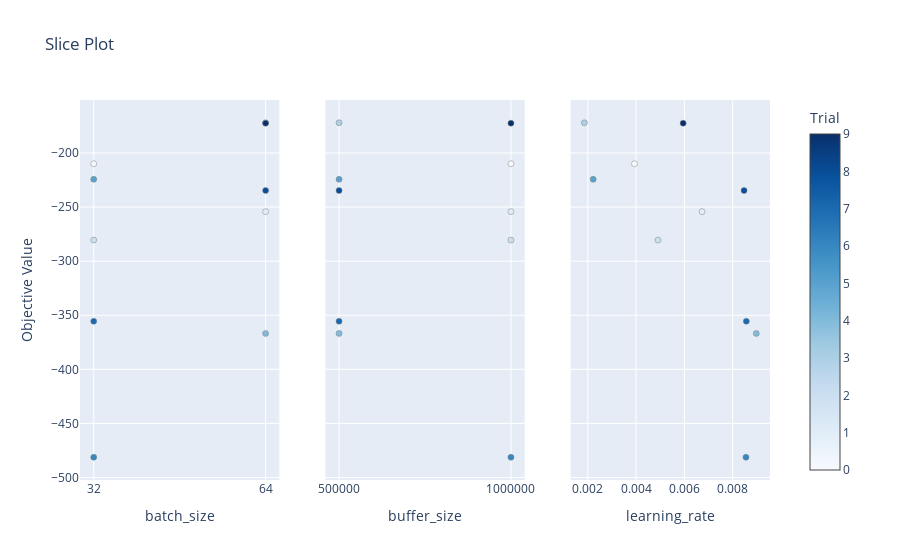

Source (notebook cell):
### Code cell
fig = optuna.visualization.plot_slice(study4)
fig.show()

### Figure 1 — Plotly figure (JSON) as saved in the notebook; plotly's stock layout.template omitted (floating-point values rounded to 4 significant figures)
{"data": [{"marker": {"color": [0, 1, 2, 3, 4, 5, 6, 7, 8, 9], "colorbar": {"title": {"text": "Trial"}, "x": 1, "xpad": 40}, "colorscale": [[0, "rgb(247,251,255)"], [0.125, "rgb(222,235,247)"], [0.25, "rgb(198,219,239)"], [0.375, "rgb(158,202,225)"], [0.5, "rgb(107,174,214)"], [0.625, "rgb(66,146,198)"], [0.75, "rgb(33,113,181)"], [0.875, "rgb(8,81,156)"], [1, "rgb(8,48,107)"]], "line": {"color": "Grey", "width": 0.5}, "showscale": true}, "mode": "markers", "name": "Feasible Trial", "showlegend": false, "type": "scatter", "x": [32, 64, 32, 64, 64, 32, 32, 32, 64, 64], "xaxis": "x", "y": [-209.9, -254.2, -280.5, -172, -366.8, -224.3, -481.3, -355.6, -234.7, -172.4], "yaxis": "y"}, {"marker": {"color": [0, 1, 2, 3, 4, 5, 6, 7, 8, 9], "colorbar": {"title": {"text": "Trial"}, "x": 1, "xpad": 40}, "colorscale": [[0, "rgb(247,251,255)"], [0.125, "rgb(222,235,247)"], [0.25, "rgb(198,219,239)"], [0.375, "rgb(158,202,225)"], [0.5, "rgb(107,174,214)"], [0.625, "rgb(66,146,198)"], [0.75, "rgb(33,113,181)"], [0.875, "rgb(8,81,156)"], [1, "rgb(8,48,107)"]], "line": {"color": "Grey", "width": 0.5}, "showscale": false}, "mode": "markers", "name": "Feasible Trial", "showlegend": false, "type": "scatter", "x": [1000000, 1000000, 1000000, 500000, 500000, 500000, 1000000, 500000, 500000, 1000000], "xaxis": "x2", "y": [-209.9, -254.2, -280.5, -172, -366.8, -224.3, -481.3, -355.6, -234.7, -172.4], "yaxis": "y2"}, {"marker": {"color": [0, 1, 2, 3, 4, 5, 6, 7, 8, 9], "colorbar": {"title": {"text": "Trial"}, "x": 1, "xpad": 40}, "colorscale": [[0, "rgb(247,251,255)"], [0.125, "rgb(222,235,247)"], [0.25, "rgb(198,219,239)"], [0.375, "rgb(158,202,225)"], [0.5, "rgb(107,174,214)"], [0.625, "rgb(66,146,198)"], [0.75, "rgb(33,113,181)"], [0.875, "rgb(8,81,156)"], [1, "rgb(8,48,107)"]], "line": {"color": "Grey", "width": 0.5}, "showscale": false}, "mode": "markers", "name": "Feasible Trial", "showlegend": false, "type": "scatter", "x": [0.003935, 0.006732, 0.004906, 0.001857, 0.00898, 0.002222, 0.008553, 0.008568, 0.008474, 0.005949], "xaxis": "x3", "y": [-209.9, -254.2, -280.5, -172, -366.8, -224.3, -481.3, -355.6, -234.7, -172.4], "yaxis": "y3"}], "layout": {"title": {"text": "Slice Plot"}, "xaxis": {"anchor": "y", "categoryarray": [32, 64], "categoryorder": "array", "domain": [0, 0.2889], "title": {"text": "batch_size"}, "type": "category"}, "xaxis2": {"anchor": "y2", "categoryarray": [500000, 1000000], "categoryorder": "array", "domain": [0.3556, 0.6444], "title": {"text": "buffer_size"}, "type": "category"}, "xaxis3": {"anchor": "y3", "domain": [0.7111, 1], "title": {"text": "learning_rate"}}, "yaxis": {"anchor": "x", "domain": [0, 1], "title": {"text": "Objective Value"}}, "yaxis2": {"anchor": "x2", "domain": [0, 1], "matches": "y", "showticklabels": false}, "yaxis3": {"anchor": "x3", "domain": [0, 1], "matches": "y", "showticklabels": false}}}
